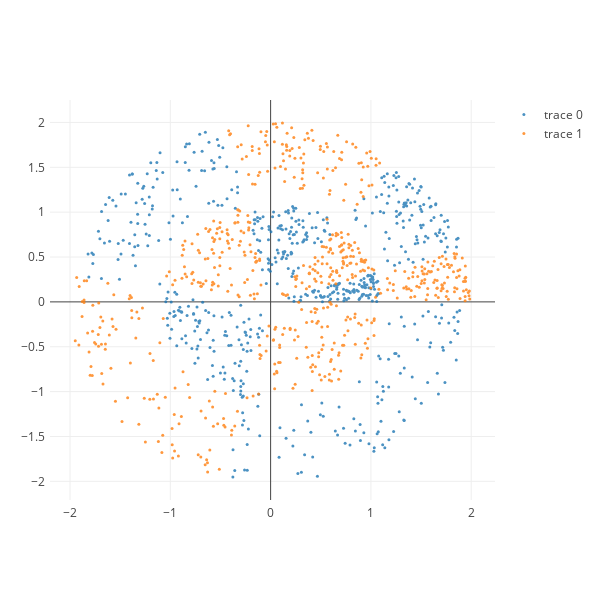

The code cell stored with this chart in its notebook:
### Code cell
X, color = make_two_layer_radial(n_samples_per_sections=100, n_classes=2, 
    n_sections_per_class=3, gap=0.0, equal_proportion=False)

ipython_2d_scatter(X, color)

### Figure 1 — Plotly figure (JSON) as saved in the notebook; plotly's stock layout.template omitted (floating-point values rounded to 4 significant figures; data arrays with more than 128 entries replaced by an {"elided": "..."} marker saying what was removed)
{"data": [{"marker": {"color": 0, "colorscale": "Jet", "size": 3}, "mode": "markers", "opacity": 0.8, "text": {"elided": "600 str values"}, "type": "scatter", "x": {"elided": "600 float values"}, "y": {"elided": "600 float values"}}, {"marker": {"color": 1, "colorscale": "Jet", "size": 3}, "mode": "markers", "opacity": 0.8, "text": {"elided": "600 str values"}, "type": "scatter", "x": {"elided": "600 float values"}, "y": {"elided": "600 float values"}}], "layout": {"autosize": false, "height": 600, "margin": {"b": 100, "l": 50, "pad": 4, "r": 50, "t": 100}, "width": 600}}
